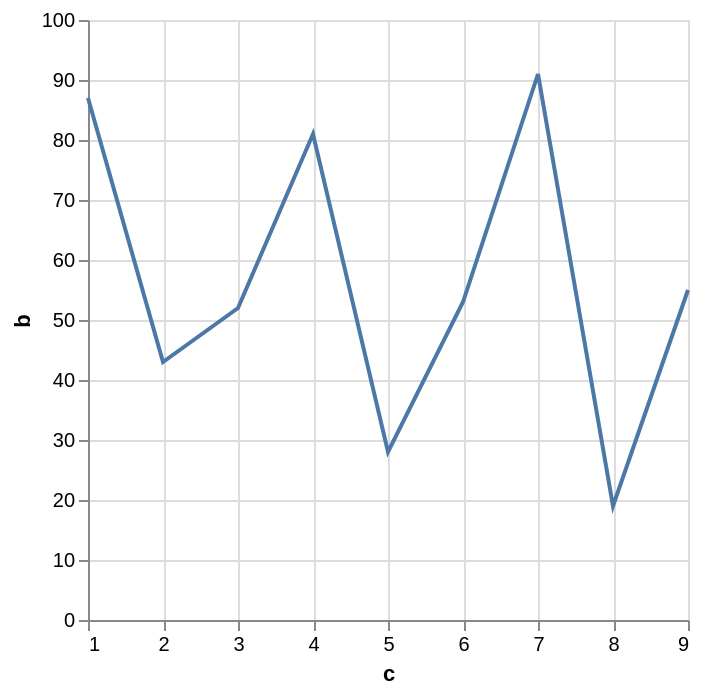

Here is the Vega-Lite specification saved for this chart:
### Vega-Lite specification from a JSON file in a GitHub repository (floating-point values rounded to 4 significant figures)
{"data": {"values": [{"a": "A", "b": 28, "c": 5, "g": "x"}, {"a": "B", "b": 55, "c": 9, "g": "y"}, {"a": "C", "b": 43, "c": 2, "g": "x"}, {"a": "D", "b": 91, "c": 7, "g": "y"}, {"a": "E", "b": 81, "c": 4, "g": "x"}, {"a": "F", "b": 53, "c": 6, "g": "y"}, {"a": "G", "b": 19, "c": 8, "g": "x"}, {"a": "H", "b": 87, "c": 1, "g": "y"}, {"a": "I", "b": 52, "c": 3, "g": "x"}]}, "mark": "line", "encoding": {"x": {"field": "c", "type": "quantitative"}, "y": {"field": "b", "type": "quantitative"}}}
